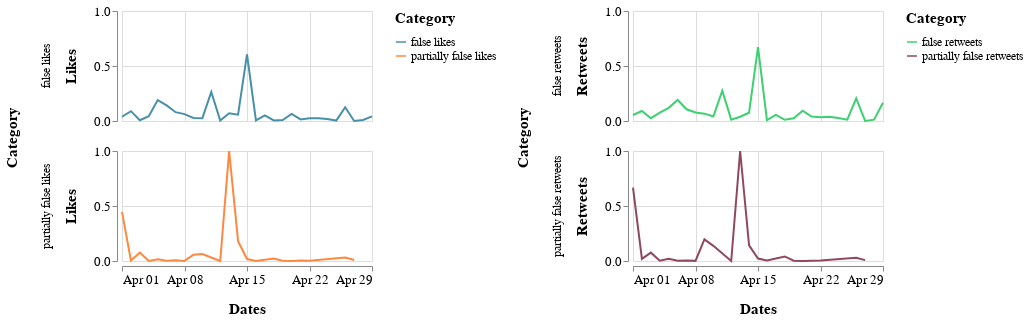

Notebook source saved alongside this figure:
### Markdown cell above
## April 2020

### Code cell
alt.hconcat(c1_apr, c2_apr).resolve_scale(color='independent').configure_axis(
    labelFontSize=13,
    titleFontSize=15,
    titlePadding=15
).configure_legend(
    titleFontSize=15,
    titlePadding= 10,
    labelFontSize=12
).configure_header(
    titleFontSize=15,
    labelFontSize=12
)

### Figure 1 — Vega-Lite specification as saved in the notebook (floating-point values rounded to 4 significant figures)
{"config": {"view": {"continuousWidth": 400, "continuousHeight": 300}, "axis": {"labelFontSize": 13, "titleFontSize": 15, "titlePadding": 15}, "header": {"labelFontSize": 12, "titleFontSize": 15}, "legend": {"labelFontSize": 12, "titleFontSize": 15, "titlePadding": 10}}, "hconcat": [{"data": {"name": "data-fd59b09852876269740c52a0fdc183c4"}, "mark": "line", "encoding": {"color": {"type": "nominal", "field": "Category", "scale": {"range": ["#4890A8", "#FF8840"]}}, "row": {"type": "nominal", "field": "Category"}, "x": {"type": "temporal", "field": "Dates", "timeUnit": "monthdate", "title": "Dates"}, "y": {"type": "quantitative", "field": "Likes"}}, "height": 110, "width": 250}, {"data": {"name": "data-4dfaca85883944cb7da07a4341e0461f"}, "mark": "line", "encoding": {"color": {"type": "nominal", "field": "Category", "scale": {"range": ["#3CD070", "#904860"]}}, "row": {"type": "nominal", "field": "Category"}, "x": {"type": "temporal", "field": "Dates", "timeUnit": "monthdate", "title": "Dates"}, "y": {"type": "quantitative", "field": "Retweets"}}, "height": 110, "width": 250}], "resolve": {"scale": {"color": "independent"}}, "$schema": "https://vega.github.io/schema/vega-lite/v4.8.1.json", "datasets": {"data-fd59b09852876269740c52a0fdc183c4": [{"Dates": "2020-04-08T00:00:00", "Likes": 0.000846, "Category": "partially false likes"}, {"Dates": "2020-04-08T00:00:00", "Likes": 0.06269, "Category": "false likes"}, {"Dates": "2020-04-09T00:00:00", "Likes": 0.02826, "Category": "false likes"}, {"Dates": "2020-04-15T00:00:00", "Likes": 0.6049, "Category": "false likes"}, {"Dates": "2020-04-21T00:00:00", "Likes": 0.01456, "Category": "false likes"}, {"Dates": "2020-04-24T00:00:00", "Likes": 0.01786, "Category": "false likes"}, {"Dates": "2020-04-28T00:00:00", "Likes": 0.009496, "Category": "false likes"}, {"Dates": "2020-04-12T00:00:00", "Likes": 0.0, "Category": "partially false likes"}, {"Dates": "2020-04-15T00:00:00", "Likes": 0.01816, "Category": "partially false likes"}, {"Dates": "2020-04-26T00:00:00", "Likes": 0.1253, "Category": "false likes"}, {"Dates": "2020-04-29T00:00:00", "Likes": 0.04237, "Category": "false likes"}, {"Dates": "2020-04-01T00:00:00", "Likes": 0.03847, "Category": "false likes"}, {"Dates": "2020-04-03T00:00:00", "Likes": 0.007382, "Category": "false likes"}, {"Dates": "2020-04-12T00:00:00", "Likes": 0.004107, "Category": "false likes"}, {"Dates": "2020-04-17T00:00:00", "Likes": 0.0506, "Category": "false likes"}, {"Dates": "2020-04-18T00:00:00", "Likes": 0.004685, "Category": "false likes"}, {"Dates": "2020-04-19T00:00:00", "Likes": 0.009381, "Category": "false likes"}, {"Dates": "2020-04-20T00:00:00", "Likes": 0.065, "Category": "false likes"}, {"Dates": "2020-04-20T00:00:00", "Likes": 0.0004547, "Category": "partially false likes"}, {"Dates": "2020-04-06T00:00:00", "Likes": 0.1423, "Category": "false likes"}, {"Dates": "2020-04-07T00:00:00", "Likes": 0.08014, "Category": "false likes"}, {"Dates": "2020-04-10T00:00:00", "Likes": 0.06336, "Category": "partially false likes"}, {"Dates": "2020-04-22T00:00:00", "Likes": 0.02511, "Category": "false likes"}, {"Dates": "2020-04-25T00:00:00", "Likes": 0.003662, "Category": "false likes"}, {"Dates": "2020-04-02T00:00:00", "Likes": 0.08951, "Category": "false likes"}, {"Dates": "2020-04-04T00:00:00", "Likes": 0.04398, "Category": "false likes"}, {"Dates": "2020-04-05T00:00:00", "Likes": 0.1907, "Category": "false likes"}, {"Dates": "2020-04-14T00:00:00", "Likes": 0.05762, "Category": "false likes"}, {"Dates": "2020-04-18T00:00:00", "Likes": 0.02333, "Category": "partially false likes"}, {"Dates": "2020-04-19T00:00:00", "Likes": 0.003121, "Category": "partially false likes"}, {"Dates": "2020-04-22T00:00:00", "Likes": 0.00136, "Category": "partially false likes"}, {"Dates": "2020-04-23T00:00:00", "Likes": 0.02585, "Category": "false likes"}, {"Dates": "2020-04-26T00:00:00", "Likes": 0.0325, "Category": "partially false likes"}, {"Dates": "2020-04-27T00:00:00", "Likes": 0.0001772, "Category": "false likes"}, {"Dates": "2020-04-27T00:00:00", "Likes": 0.008516, "Category": "partially false likes"}, {"Dates": "2020-04-03T00:00:00", "Likes": 0.07687, "Category": "partially false likes"}, {"Dates": "2020-04-04T00:00:00", "Likes": 0.0009848, "Category": "partially false likes"}, {"Dates": "2020-04-10T00:00:00", "Likes": 0.02562, "Category": "false likes"}, {"Dates": "2020-04-11T00:00:00", "Likes": 0.264, "Category": "false likes"}, {"Dates": "2020-04-13T00:00:00", "Likes": 1.0, "Category": "partially false likes"}, {"Dates": "2020-04-13T00:00:00", "Likes": 0.07052, "Category": "false likes"}, {"Dates": "2020-04-16T00:00:00", "Likes": 0.004665, "Category": "false likes"}, {"Dates": "2020-04-16T00:00:00", "Likes": 0.0007146, "Category": "partially false likes"}, {"Dates": "2020-04-21T00:00:00", "Likes": 0.005178, "Category": "partially false likes"}, {"Dates": "2020-04-05T00:00:00", "Likes": 0.01662, "Category": "partially false likes"}, {"Dates": "2020-04-07T00:00:00", "Likes": 0.007658, "Category": "partially false likes"}, {"Dates": "2020-04-01T00:00:00", "Likes": 0.4471, "Category": "partially false likes"}, {"Dates": "2020-04-02T00:00:00", "Likes": 0.004307, "Category": "partially false likes"}, {"Dates": "2020-04-06T00:00:00", "Likes": 0.002209, "Category": "partially false likes"}, {"Dates": "2020-04-14T00:00:00", "Likes": 0.1805, "Category": "partially false likes"}, {"Dates": "2020-04-09T00:00:00", "Likes": 0.05732, "Category": "partially false likes"}], "data-4dfaca85883944cb7da07a4341e0461f": [{"Dates": "2020-04-08T00:00:00", "Retweets": 0.001221, "Category": "partially false retweets"}, {"Dates": "2020-04-08T00:00:00", "Retweets": 0.07763, "Category": "false retweets"}, {"Dates": "2020-04-09T00:00:00", "Retweets": 0.06695, "Category": "false retweets"}, {"Dates": "2020-04-15T00:00:00", "Retweets": 0.6726, "Category": "false retweets"}, {"Dates": "2020-04-21T00:00:00", "Retweets": 0.04017, "Category": "false retweets"}, {"Dates": "2020-04-24T00:00:00", "Retweets": 0.02749, "Category": "false retweets"}, {"Dates": "2020-04-28T00:00:00", "Retweets": 0.01181, "Category": "false retweets"}, {"Dates": "2020-04-12T00:00:00", "Retweets": 0.0, "Category": "partially false retweets"}, {"Dates": "2020-04-15T00:00:00", "Retweets": 0.02204, "Category": "partially false retweets"}, {"Dates": "2020-04-26T00:00:00", "Retweets": 0.206, "Category": "false retweets"}, {"Dates": "2020-04-29T00:00:00", "Retweets": 0.1662, "Category": "false retweets"}, {"Dates": "2020-04-01T00:00:00", "Retweets": 0.05439, "Category": "false retweets"}, {"Dates": "2020-04-03T00:00:00", "Retweets": 0.02533, "Category": "false retweets"}, {"Dates": "2020-04-12T00:00:00", "Retweets": 0.01217, "Category": "false retweets"}, {"Dates": "2020-04-17T00:00:00", "Retweets": 0.05556, "Category": "false retweets"}, {"Dates": "2020-04-18T00:00:00", "Retweets": 0.01088, "Category": "false retweets"}, {"Dates": "2020-04-19T00:00:00", "Retweets": 0.02441, "Category": "false retweets"}, {"Dates": "2020-04-20T00:00:00", "Retweets": 0.09327, "Category": "false retweets"}, {"Dates": "2020-04-20T00:00:00", "Retweets": 0.0007477, "Category": "partially false retweets"}, {"Dates": "2020-04-06T00:00:00", "Retweets": 0.191, "Category": "false retweets"}, {"Dates": "2020-04-07T00:00:00", "Retweets": 0.1065, "Category": "false retweets"}, {"Dates": "2020-04-10T00:00:00", "Retweets": 0.1379, "Category": "partially false retweets"}, {"Dates": "2020-04-22T00:00:00", "Retweets": 0.03345, "Category": "false retweets"}, {"Dates": "2020-04-25T00:00:00", "Retweets": 0.01252, "Category": "false retweets"}, {"Dates": "2020-04-02T00:00:00", "Retweets": 0.09068, "Category": "false retweets"}, {"Dates": "2020-04-04T00:00:00", "Retweets": 0.07631, "Category": "false retweets"}, {"Dates": "2020-04-05T00:00:00", "Retweets": 0.1196, "Category": "false retweets"}, {"Dates": "2020-04-14T00:00:00", "Retweets": 0.07502, "Category": "false retweets"}, {"Dates": "2020-04-18T00:00:00", "Retweets": 0.04147, "Category": "partially false retweets"}, {"Dates": "2020-04-19T00:00:00", "Retweets": 0.00296, "Category": "partially false retweets"}, {"Dates": "2020-04-22T00:00:00", "Retweets": 0.004287, "Category": "partially false retweets"}, {"Dates": "2020-04-23T00:00:00", "Retweets": 0.03786, "Category": "false retweets"}, {"Dates": "2020-04-26T00:00:00", "Retweets": 0.02859, "Category": "partially false retweets"}, {"Dates": "2020-04-27T00:00:00", "Retweets": 0.0005608, "Category": "false retweets"}, {"Dates": "2020-04-27T00:00:00", "Retweets": 0.007701, "Category": "partially false retweets"}, {"Dates": "2020-04-03T00:00:00", "Retweets": 0.07601, "Category": "partially false retweets"}, {"Dates": "2020-04-04T00:00:00", "Retweets": 0.003009, "Category": "partially false retweets"}, {"Dates": "2020-04-10T00:00:00", "Retweets": 0.04046, "Category": "false retweets"}, {"Dates": "2020-04-11T00:00:00", "Retweets": 0.2763, "Category": "false retweets"}, {"Dates": "2020-04-13T00:00:00", "Retweets": 1.0, "Category": "partially false retweets"}, {"Dates": "2020-04-13T00:00:00", "Retweets": 0.03888, "Category": "false retweets"}, {"Dates": "2020-04-16T00:00:00", "Retweets": 0.008523, "Category": "false retweets"}, {"Dates": "2020-04-16T00:00:00", "Retweets": 0.004087, "Category": "partially false retweets"}, {"Dates": "2020-04-21T00:00:00", "Retweets": 0.003084, "Category": "partially false retweets"}, {"Dates": "2020-04-05T00:00:00", "Retweets": 0.01925, "Category": "partially false retweets"}, {"Dates": "2020-04-07T00:00:00", "Retweets": 0.00562, "Category": "partially false retweets"}, {"Dates": "2020-04-01T00:00:00", "Retweets": 0.6672, "Category": "partially false retweets"}, {"Dates": "2020-04-02T00:00:00", "Retweets": 0.0194, "Category": "partially false retweets"}, {"Dates": "2020-04-06T00:00:00", "Retweets": 0.002592, "Category": "partially false retweets"}, {"Dates": "2020-04-14T00:00:00", "Retweets": 0.1422, "Category": "partially false retweets"}, {"Dates": "2020-04-09T00:00:00", "Retweets": 0.1962, "Category": "partially false retweets"}]}}
